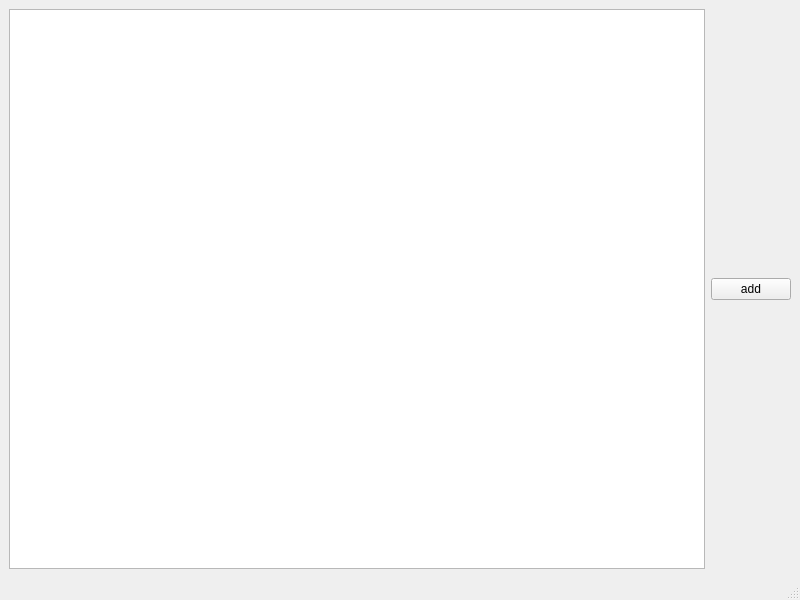
<?xml version="1.0" encoding="UTF-8"?>
<ui version="4.0">
 <class>MainWindow</class>
 <widget class="QMainWindow" name="MainWindow">
  <property name="geometry">
   <rect>
    <x>0</x>
    <y>0</y>
    <width>800</width>
    <height>600</height>
   </rect>
  </property>
  <property name="windowTitle">
   <string>MainWindow</string>
  </property>
  <widget class="QWidget" name="centralwidget">
   <layout class="QHBoxLayout" name="horizontalLayout">
    <item>
     <widget class="QTableWidget" name="tableWidget"/>
    </item>
    <item>
     <widget class="QPushButton" name="add_b">
      <property name="text">
       <string>add</string>
      </property>
     </widget>
    </item>
   </layout>
  </widget>
  <widget class="QMenuBar" name="menubar">
   <property name="geometry">
    <rect>
     <x>0</x>
     <y>0</y>
     <width>800</width>
     <height>21</height>
    </rect>
   </property>
  </widget>
  <widget class="QStatusBar" name="statusbar"/>
 </widget>
 <resources/>
 <connections/>
</ui>
